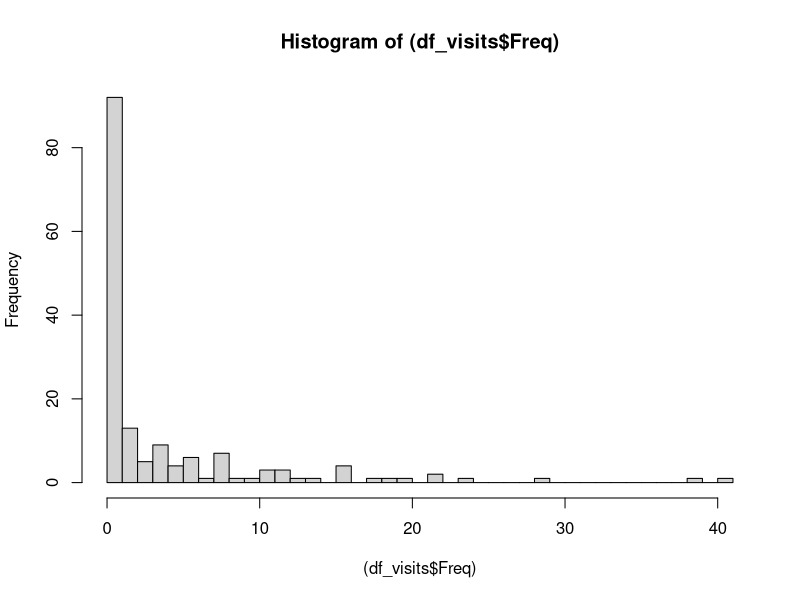
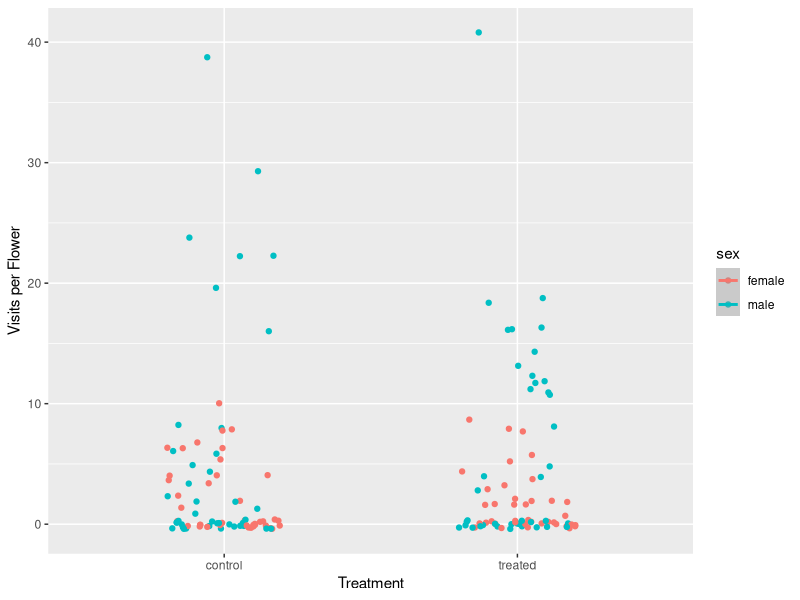
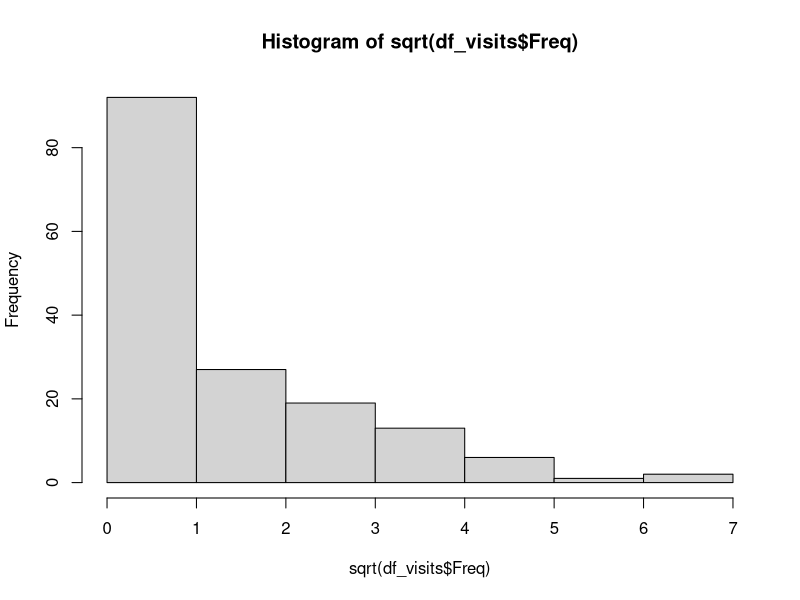

Write R code to recreate these figures, in order. (Note: this script raises an error after producing the figures.)
### Looking at sex based responses to predators
library(ggplot2)
library(lme4)

#Load ambush bug data####
bugs<-read.csv("./Ambush_032715.csv",stringsAsFactors = F)

str(bugs)
#levels(abugs$Treatment)
#levels(abugs$Block)
#levels(abugs$Genus)
#levels(abugs$gender)
#levels(abugs$land)

#View(bugs)s

bugs[,c(1:3)] <- lapply(bugs[,c(1:3)], factor)

str(bugs)



### Think about flower as unit of replication 

df_visits <- as.data.frame(xtabs( (duration.s.>0) ~ Flower + sex + Treatment + Block, data = bugs[bugs$Genus == "Melissodes",]))

str(df_visits)

hist((df_visits$Freq),breaks = 30)

ggplot(data = df_visits, aes(x = Treatment, y = Freq, color = sex)) +
  geom_point(position = position_jitter(width = .2)) +
  geom_smooth(method = "glm", method.args = list(family = "Binomial")) +
  ylab("Visits per Flower")


hist( sqrt(df_visits$Freq))

slm1 <- lm(formula = sqrt(Freq) ~ sex + Treatment + sex*Treatment,data = df_visits)

plot(lm1)
anova(lm1)


lm2 <- lm(formula = sqrt(Freq) ~ sex + Treatment, data = df_visits)

anova(lm2)

plot.design(sqrt(Freq) ~ sex + Treatment, data = df_visits)

## Proportion Landing
str(bugs)

df_land <- as.data.frame(xtabs( land == "yes" ~ Flower + sex + Treatment + Block, data = bugs[bugs$Genus == "Melissodes",]))

str(df_land)

df_land$visits <- df_visits$Freq

df_land$Proportion <- NA

df_land[df_land$visits != 0,7] <- df_land[df_land$visits != 0,5]/df_land[df_land$visits != 0,6]

head(df_land)

ggplot(data = df_land,aes(y = Proportion, x = Treatment)) +
  geom_violin() +
  geom_point(position = position_jitter(.2)) +
  ylab("Proportion Landed") +
  facet_wrap(~sex)

#pollen

str(bugs)

df_pollen <- as.data.frame(xtabs( pollen == "yes" ~ Flower + sex + Treatment + Block, data = bugs[bugs$Genus == "Melissodes",]))

str(df_pollen)

df_pollen$land <- df_land$Freq

df_pollen$Proportion <- NA

df_pollen[df_pollen$land != 0,7] <- df_pollen[df_pollen$land != 0,5]/df_pollen[df_pollen$land != 0,6]

head(df_pollen)

ggplot(data = df_pollen,aes(y = Proportion, x = Treatment)) +
  geom_violin() +
  geom_point(position = position_jitter(.2)) +
  #geom_smooth(method = "glm",method.args= list(family = "binomial")) +
  ylab("Proportion pollen|landed") +
  facet_wrap(~sex)


ggplot(data = df_pollen,aes(y = Proportion, x = Treatment)) +
  geom_violin() +
  geom_point(position = position_jitter(.2)) +
  #geom_smooth(method = "glm",method.args= list(family = "binomial")) +
  ylab("Proportion pollen|landed") +
  facet_wrap(~sex)

#Nectar

str(bugs)

df_nectar <- as.data.frame(xtabs( nectar == "yes" ~ Flower + sex + Treatment + Block, data = bugs[bugs$Genus == "Melissodes",]))

str(df_nectar)

df_nectar$land <- df_land$Freq

df_nectar$Proportion <- NA

df_nectar[df_nectar$land != 0,7] <- df_nectar[df_nectar$land != 0,5]/df_nectar[df_nectar$land != 0,6]

head(df_nectar)

ggplot(data = df_nectar,aes(y = Proportion, x = Treatment)) +
  geom_point(position = position_jitter(.2)) +
  geom_smooth(method = "glm",method.args= list(family = "binomial")) +
  ylab("Proportion nectar|landed") +
  facet_wrap(~sex)

hist(df_nectar$Proportion,breaks = 10)

glm(formula = Proportion ~ Pair,family = binomial(link = 'logit'),data = df_nectar)

chisq.test()







